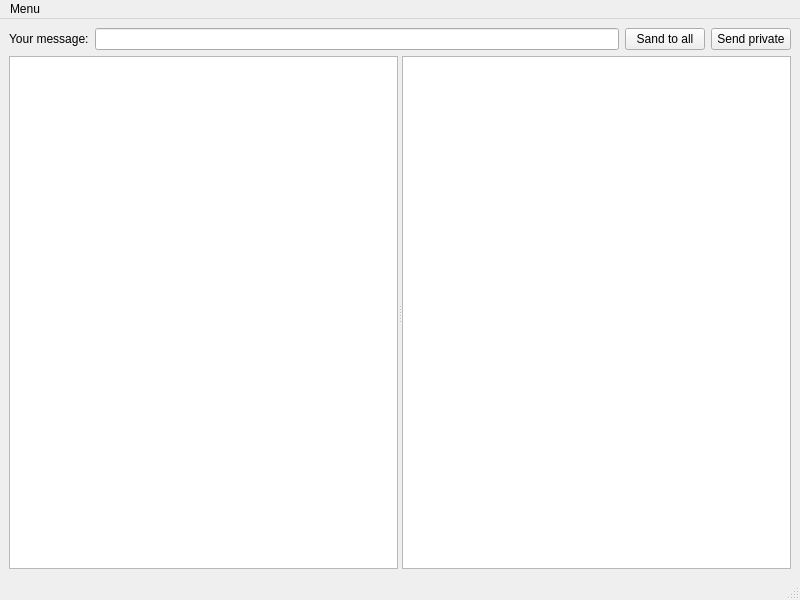
<?xml version="1.0" encoding="UTF-8"?>
<ui version="4.0">
 <class>MainWindow</class>
 <widget class="QMainWindow" name="MainWindow">
  <property name="geometry">
   <rect>
    <x>0</x>
    <y>0</y>
    <width>800</width>
    <height>600</height>
   </rect>
  </property>
  <property name="windowTitle">
   <string>MainWindow</string>
  </property>
  <property name="autoFillBackground">
   <bool>false</bool>
  </property>
  <widget class="QWidget" name="centralwidget">
   <layout class="QVBoxLayout" name="verticalLayout" stretch="0,1">
    <item>
     <layout class="QHBoxLayout" name="horizontalLayout">
      <item>
       <widget class="QLabel" name="label">
        <property name="text">
         <string>Your message:</string>
        </property>
       </widget>
      </item>
      <item>
       <widget class="QLineEdit" name="messagLineEdit"/>
      </item>
      <item>
       <widget class="QPushButton" name="sendMessageButton">
        <property name="text">
         <string>Sand to all</string>
        </property>
       </widget>
      </item>
      <item>
       <widget class="QPushButton" name="privateMessageSendButton">
        <property name="text">
         <string>Send private</string>
        </property>
       </widget>
      </item>
     </layout>
    </item>
    <item>
     <widget class="QSplitter" name="splitter">
      <property name="orientation">
       <enum>Qt::Orientation::Horizontal</enum>
      </property>
      <widget class="QTextBrowser" name="commonChatBrowser"/>
      <widget class="QTextBrowser" name="privateChatBrowser"/>
     </widget>
    </item>
   </layout>
  </widget>
  <widget class="QMenuBar" name="menubar">
   <property name="geometry">
    <rect>
     <x>0</x>
     <y>0</y>
     <width>800</width>
     <height>21</height>
    </rect>
   </property>
   <widget class="QMenu" name="menuMenu">
    <property name="title">
     <string>Menu</string>
    </property>
    <addaction name="actionadd_new_client"/>
    <addaction name="actionclose_client"/>
   </widget>
   <addaction name="menuMenu"/>
  </widget>
  <widget class="QStatusBar" name="statusbar"/>
  <action name="actionclose_client">
   <property name="text">
    <string>close client</string>
   </property>
  </action>
  <action name="actionadd_new_client">
   <property name="text">
    <string>add new client</string>
   </property>
  </action>
 </widget>
 <resources/>
 <connections/>
 <designerdata>
  <property name="gridDeltaX">
   <number>10</number>
  </property>
  <property name="gridDeltaY">
   <number>10</number>
  </property>
  <property name="gridSnapX">
   <bool>true</bool>
  </property>
  <property name="gridSnapY">
   <bool>true</bool>
  </property>
  <property name="gridVisible">
   <bool>true</bool>
  </property>
 </designerdata>
</ui>
